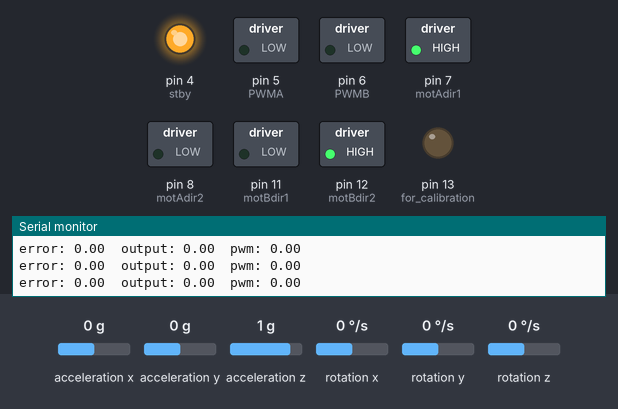
The sketch below on a simulated Arduino Uno, built with avr-gcc and run on an emulated ATmega328P. Shown: switched loads named in the sketch (green lamp = pin HIGH), output pins drawn as LEDs (lit = HIGH), the last lines printed to the serial monitor. Wiring (inferred from the names in the program): MPU-6050 motion sensor at I2C address 0x68. Inputs (shaded band) come from the test bench; at power-on: rotation y 0 °/s, acceleration x 0 g, acceleration z 1 g, acceleration y 0 g, rotation x 0 °/s, rotation z 0 °/s.

Above: at 5.9 s.
6.0 s: rotation y set to -2 °/s
At 7.2 s:
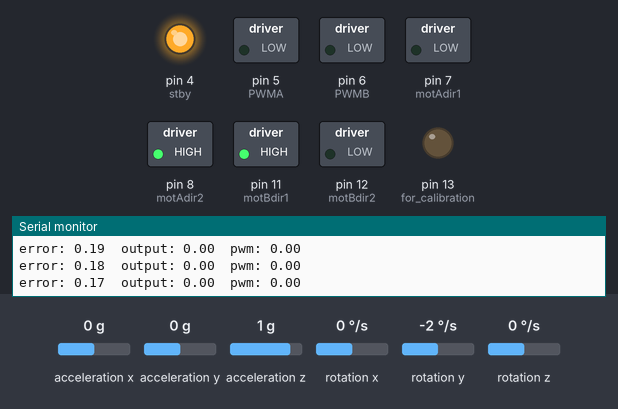
7.5 s: rotation y set to -192 °/s
At 7.9 s:
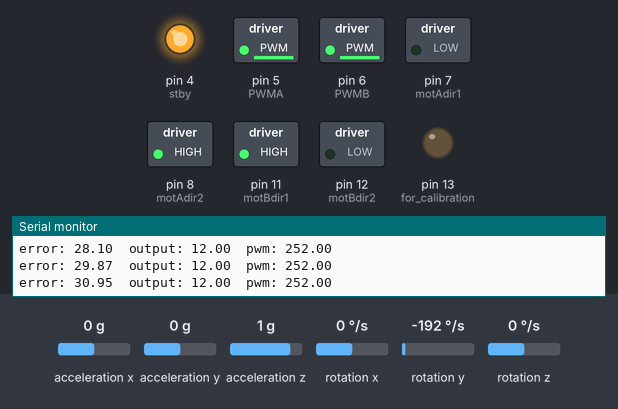
10.5 s: acceleration x set to -1.4 g
At 11.4 s:
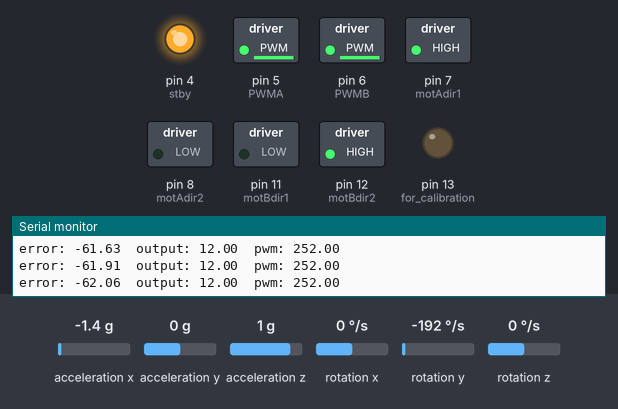
12.0 s: acceleration x set to 0.8 g
At 12.7 s:
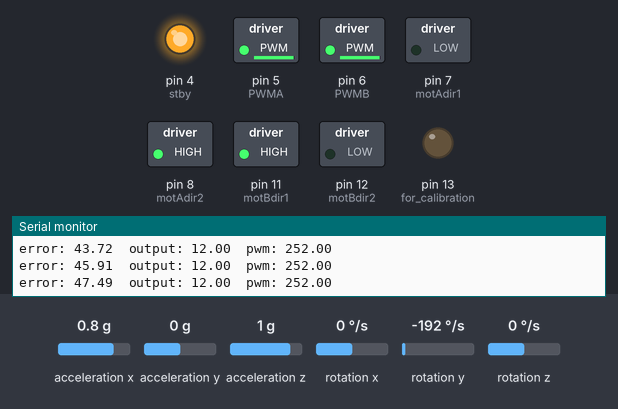
13.7 s: acceleration z set to -1.4 g
At 14.5 s:
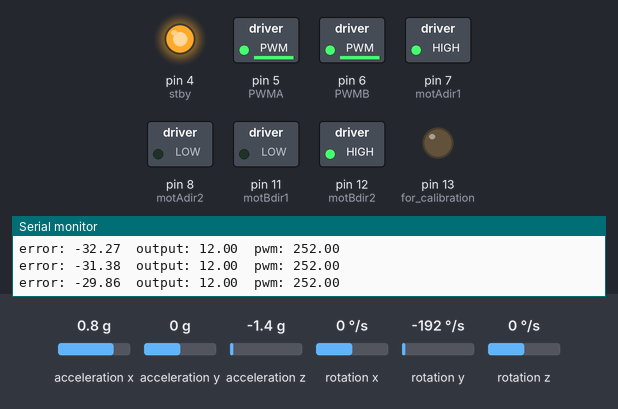
Timing chart, 0 to 17.0 s (numbered marks = the images above; inputs shaded):
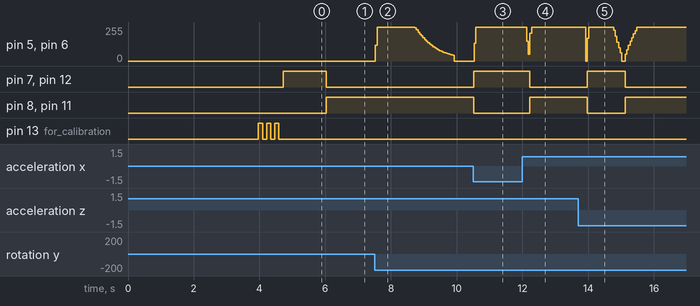

Measured:
- the behaviour switches between 0 and -1 °/s on rotation y (found by bisection; images 0 and 1)
- after the input at 6.0 s, pin 7 (motAdir1), pin 12 (motBdir2): HIGH → LOW at once; pin 8 (motAdir2), pin 11 (motBdir1): LOW → HIGH at once
- after the input at 7.5 s, pin 5 (PWMA), pin 6 (PWMB): rises from 0/255 to 252/255 in 0.05 s, then falls to 0/255 in 2.3 s
- after the input at 10.5 s, pin 5 (PWMA), pin 6 (PWMB): 0/255 → 252/255 at once; pin 7 (motAdir1), pin 12 (motBdir2): LOW → HIGH at once; pin 8 (motAdir2), pin 11 (motBdir1): HIGH → LOW at once
- after the input at 12.0 s, pin 5 (PWMA), pin 6 (PWMB): 252/255 → 150/255 after 0.12 s, → 52/255 0.05 s later, → 209/255 0.05 s later, → 252/255 0.05 s later; pin 7 (motAdir1), pin 12 (motBdir2): HIGH → LOW after 0.23 s; pin 8 (motAdir2), pin 11 (motBdir1): LOW → HIGH after 0.23 s
- after the input at 13.7 s, pin 7 (motAdir1), pin 12 (motBdir2): LOW → HIGH after 0.28 s, → LOW 1.1 s later; pin 8 (motAdir2), pin 11 (motBdir1): HIGH → LOW after 0.28 s, → HIGH 1.1 s later

The sketch:

BalanceBot.ino
```cpp
// (licence header left out)
#include <Wire.h> // for communication with IMU
#include <Kalman.h> // Source: https://github.com/TKJElectronics/KalmanFilter
// #include <PID_v1.h> // not implemented in the end, a homemade PID is used
#include <SimpleTimer.h>           // http://arduino.cc/playground/Code/SimpleTimer
SimpleTimer PIDtimer;

// Samplte Time Hz
const int sampleTime = 50; // milliseconds

/* IMU Variables */
double accX, accY, accZ;
//int16_t tempRaw; // for temperatures
double gyroX, gyroY, gyroZ;

double gyroXrate, gyroYrate;
double roll, pitch, dt;
uint32_t timer;

double gyroXangle, gyroYangle; // Angle calculate using the gyro only
double compAngleX, compAngleY; // Calculated angle using a complementary filter
double kalAngleX, kalAngleY; // Calculated angle using a Kalman filter

Kalman kalmanX; Kalman kalmanY; // Create the Kalman instances

/* calibration routine */
double neutralPos; // point of equilibrium calculated by calibrateSensor()
int samples = 1000; // number of data points to take. this is a pretty good number

/* Motor control pins */
//int pwmA=5, pwmB=6, stby=4; // pwm controls speed, stby allows motors to be used
//int motAdir1=7, motAdir2=8;
//int motBdir1=11, motBdir2=12;
// keep in mind that pin 13 is used for the built-in LED

/*Motor pins*/
int stby=4;
int PWMA=5, PWMB=6; //Speed control
int motAdir1=7, motAdir2=8;
int motBdir1=11, motBdir2=12;

/* PID Data */ // scrapped because using homemade stuff
//double Setpoint, Input, Output;
//double Kp=1, Ki=1, Kd=1; // initial values
//int pPot=0, iPot=1, dPot=2; // to adjust PID in real time
//PID myPID(&Input, &Output, &Setpoint,Kp,Ki,Kd, DIRECT);

/* new PID Variables */
float Kp=800, Ki=1, Kd=600; // initial values

void setup() {
  /* initialize motor pins */
  pinMode(stby, OUTPUT);
  pinMode(PWMA, OUTPUT);
  pinMode(motAdir1, OUTPUT);
  pinMode(motAdir2, OUTPUT);

  pinMode(PWMB, OUTPUT);
  pinMode(motBdir1, OUTPUT);
  pinMode(motBdir2, OUTPUT);
  //delay(10);

  Serial.begin(115200);
  pinMode(LED_BUILTIN, OUTPUT); // for calibration

  /* accelerometer/gyroscope setup */
  initMPUcomm(); // initializes I2C communication with MPU6050
  delay(100); // Wait for sensor to stabilize
  initKalman(); // initializes kalman filter
  timer = micros();
  calibrateSensor(); // waits for segway to be within +/- 5 degrees upright and then calculates a neutral position

  /* initialize PID stuff */ // ignore this, our own PID implementation is used
  //Input=roll; Setpoint=0; // this should become whatever we define at boot after calibration
  //myPID.SetMode(AUTOMATIC);

  /* new PID initialization */
  // we use neutralPos as the desired angle. it's calculated by calibrateSensor()

  /* initialize motors */ //currently for testing purposes, replace this when motor control is implemented
  /*digitalWrite(stby,HIGH);
  digitalWrite(motAdir1,HIGH);
  digitalWrite(motAdir2,LOW);
  digitalWrite(motBdir1,HIGH); // motors are physically wired backwards so coding is simpler
  digitalWrite(motBdir2,LOW);
  analogWrite(pwmA,100); analogWrite(pwmB,100);*/

  //Timer setup, runs PIDcontrol() every sampleTime. code in MotorControl.ino
  PIDtimer.setInterval(sampleTime, PIDcontrol);
  digitalWrite(stby,HIGH); // allows motor driver to control motors
}

void loop() {
  PIDtimer.run();  //Start clock

  /* Angle processing */
  getAccelAngle();

  gyroXrate = gyroX / 131.0; // Convert to deg/s
  gyroYrate = gyroY / 131.0; // Convert to deg/s

  getKalmanAngle();
  getCompAngle();

  // Reset the gyro angle when it has drifted too much
  if (gyroXangle < -180 || gyroXangle > 180)
    gyroXangle = kalAngleX;
  if (gyroYangle < -180 || gyroYangle > 180)
    gyroYangle = kalAngleY;

  /* PID adjustment */ // this is intended for adjustment during segway opetation
  // a value of 512 should correspond to the constants calculated in theory
  /*
  Kp = map(analogRead(pPot),0,1023,x,y);
  Ki = map(analogRead(iPot),0,1023,x,y);
  Kd = map(analogRead(dPot),0,1023,x,y);
  myPID.SetTunings(Kp, Ki, Kd);
  */

  /* Motor control */ // this was scrapped, we will be using a homemade implementation
  // motor needs to change direction based on angle!
  /*
  Input=roll;
  myPID.Compute();
  analogWrite(pwmPin,Output);
  Serial.println(Output);
  int motorSpeed=map(roll,0,90,00,200);
  analogWrite(pwmPin,motorSpeed);
  */

  /* Print Data */
  //printRawData(); Serial.print("\r\n");
  //printAngles(); Serial.print("\r\n");
  delay(2);
}
```

I2C.ino
```cpp
// (licence header left out)
const uint8_t IMUAddress = 0x68; // AD0 is logic low on the PCB
const uint16_t I2C_TIMEOUT = 1000; // Used to check for errors in I2C communication

uint8_t i2cWrite(uint8_t registerAddress, uint8_t data, bool sendStop) {
  return i2cWrite(registerAddress, &data, 1, sendStop); // Returns 0 on success
}

uint8_t i2cWrite(uint8_t registerAddress, uint8_t *data, uint8_t length, bool sendStop) {
  Wire.beginTransmission(IMUAddress);
  Wire.write(registerAddress);
  Wire.write(data, length);
  uint8_t rcode = Wire.endTransmission(sendStop); // Returns 0 on success
  if (rcode) {
    Serial.print(F("i2cWrite failed: "));
    Serial.println(rcode);
  }
  return rcode; // See: http://arduino.cc/en/Reference/WireEndTransmission
}

uint8_t i2cRead(uint8_t registerAddress, uint8_t *data, uint8_t nbytes) {
  uint32_t timeOutTimer;
  Wire.beginTransmission(IMUAddress);
  Wire.write(registerAddress);
  uint8_t rcode = Wire.endTransmission(false); // Don't release the bus
  if (rcode) {
    Serial.print(F("i2cRead failed: "));
    Serial.println(rcode);
    return rcode; // See: http://arduino.cc/en/Reference/WireEndTransmission
  }
  Wire.requestFrom(IMUAddress, nbytes, (uint8_t)true); // Send a repeated start and then release the bus after reading
  for (uint8_t i = 0; i < nbytes; i++) {
    if (Wire.available())
      data[i] = Wire.read();
    else {
      timeOutTimer = micros();
      while (((micros() - timeOutTimer) < I2C_TIMEOUT) && !Wire.available());
      if (Wire.available())
        data[i] = Wire.read();
      else {
        Serial.println(F("i2cRead timeout"));
        return 5; // This error value is not already taken by endTransmission
      }
    }
  }
  return 0; // Success
}
```

KalmanAngles.ino
```cpp
// (licence header left out)
#include <I2Cdev.h> // for IMU calibration in particular

#define RESTRICT_PITCH // Comment out to restrict roll to ±90deg instead - please read: http://www.freescale.com/files/sensors/doc/app_note/AN3461.pdf
#define X_REGISTER_OFFSET 0x06 // accel X register offset
#define Y_REGISTER_OFFSET 0x08 // accel Y register offset
#define Z_REGISTER_OFFSET 0x0A // accel Z register offset
#define X_VALUE_OFFSET -3565 // accel X offset value
#define Y_VALUE_OFFSET 250 // accel Y offset value
#define Z_VALUE_OFFSET 750 // accel Z offset value, not 100% perfect

uint8_t i2cData[14]; // Buffer for I2C data

void initMPUcomm(){ // initializes I2C communication with the MPU6050. Uses multiple I2C libraries.
  Wire.begin();
#if ARDUINO >= 157
  Wire.setClock(400000UL); // Set I2C frequency to 400kHz
#else
  TWBR = ((F_CPU / 400000UL) - 16) / 2; // Set I2C frequency to 400kHz
#endif

  i2cData[0] = 7; // Set the sample rate to 1000Hz - 8kHz/(7+1) = 1000Hz
  i2cData[1] = 0x00; // Disable FSYNC and set 260 Hz Acc filtering, 256 Hz Gyro filtering, 8 KHz sampling
  i2cData[2] = 0x00; // Set Gyro Full Scale Range to ±250deg/s
  i2cData[3] = 0x00; // Set Accelerometer Full Scale Range to ±2g
  while (i2cWrite(0x19, i2cData, 4, false)); // Write to all four registers at once
  while (i2cWrite(0x6B, 0x01, true)); // PLL with X axis gyroscope reference and disable sleep mode

  while (i2cRead(0x75, i2cData, 1));
  if (i2cData[0] != 0x68) { // Read "WHO_AM_I" register
    Serial.print(F("Error reading sensor"));
    while(1)
      ;
  }

  // calibration based on horizontal
  I2Cdev::writeWord(IMUAddress, X_REGISTER_OFFSET, X_VALUE_OFFSET);
  I2Cdev::writeWord(IMUAddress, Y_REGISTER_OFFSET, Y_VALUE_OFFSET);
  I2Cdev::writeWord(IMUAddress, Z_REGISTER_OFFSET, Z_VALUE_OFFSET);
}

void initKalman(){ // initializes the kalman filter
  /* Set kalman and gyro starting angle */
  while (i2cRead(0x3B, i2cData, 6));
  accX = (int16_t)((i2cData[0] << 8) | i2cData[1]);
  accY = (int16_t)((i2cData[2] << 8) | i2cData[3]);
  accZ = (int16_t)((i2cData[4] << 8) | i2cData[5]);

  getAccelAngle();

  kalmanX.setAngle(roll); // Set starting angle
  kalmanY.setAngle(pitch);
  gyroXangle = roll;
  gyroYangle = pitch;
  compAngleX = roll;
  compAngleY = pitch;
}

void getMPUdata(){ // obtains accel/gyro data from the MPU6050
  /* Update all the values */
  while (i2cRead(0x3B, i2cData, 14))
    ;
  accX = (int16_t)((i2cData[0] << 8) | i2cData[1]);
  accY = (int16_t)((i2cData[2] << 8) | i2cData[3]);
  accZ = (int16_t)((i2cData[4] << 8) | i2cData[5]);
  //tempRaw = (int16_t)((i2cData[6] << 8) | i2cData[7]); // for temperatures
  gyroX = (int16_t)((i2cData[8] << 8) | i2cData[9]);
  gyroY = (int16_t)((i2cData[10] << 8) | i2cData[11]);
  gyroZ = (int16_t)((i2cData[12] << 8) | i2cData[13]);
}

void getAccelAngle(){ // calculates the angle directly from the accelerometer
  getMPUdata();
  dt = (double)(micros() - timer) / 1000000; // Calculate delta time
  timer = micros();
  // Source: http://www.freescale.com/files/sensors/doc/app_note/AN3461.pdf eq. 25 and eq. 26
  // atan2 outputs the value of -π to π (radians) - see http://en.wikipedia.org/wiki/Atan2
  // It is then converted from radians to degrees
#ifdef RESTRICT_PITCH // Eq. 25 and 26
  roll  = atan2(accY, accZ) * RAD_TO_DEG;
  pitch = atan(-accX / sqrt(accY * accY + accZ * accZ)) * RAD_TO_DEG;
#else // Eq. 28 and 29
  roll  = atan(accY / sqrt(accX * accX + accZ * accZ)) * RAD_TO_DEG;
  pitch = atan2(-accX, accZ) * RAD_TO_DEG;
#endif
}

void getKalmanAngle(){ // calculates the angle using a kalman filter with inputs from external variables gyroXrate/gyroYrate
#ifdef RESTRICT_PITCH
  // This fixes the transition problem when the accelerometer angle jumps between -180 and 180 degrees
  if ((roll < -90 && kalAngleX > 90) || (roll > 90 && kalAngleX < -90)) {
    kalmanX.setAngle(roll);
    compAngleX = roll;
    kalAngleX = roll;
    gyroXangle = roll;
  }
  else
    kalAngleX = kalmanX.getAngle(roll, gyroXrate, dt); // Calculate the angle using a Kalman filter

  if (abs(kalAngleX) > 90)
    gyroYrate = -gyroYrate; // Invert rate, so it fits the restriced accelerometer reading
  kalAngleY = kalmanY.getAngle(pitch, gyroYrate, dt);
#else
  // This fixes the transition problem when the accelerometer angle jumps between -180 and 180 degrees
  if ((pitch < -90 && kalAngleY > 90) || (pitch > 90 && kalAngleY < -90)) {
    kalmanY.setAngle(pitch);
    compAngleY = pitch;
    kalAngleY = pitch;
    gyroYangle = pitch;
  }
  else
    kalAngleY = kalmanY.getAngle(pitch, gyroYrate, dt); // Calculate the angle using a Kalman filter

  if (abs(kalAngleY) > 90)
    gyroXrate = -gyroXrate; // Invert rate, so it fits the restriced accelerometer reading
  kalAngleX = kalmanX.getAngle(roll, gyroXrate, dt); // Calculate the angle using a Kalman filter
#endif

  gyroXangle += gyroXrate * dt; // Calculate gyro angle without any filter
  gyroYangle += gyroYrate * dt;
  //gyroXangle += kalmanX.getRate() * dt; // Calculate gyro angle using the unbiased rate
  //gyroYangle += kalmanY.getRate() * dt;
}

void getCompAngle(){ // calculates the angle using a complementary filter with inputs from external variables gyroXrate/gyroYrate
  compAngleX = 0.93 * (compAngleX + gyroXrate * dt) + 0.07 * roll; // Calculate the angle using a Complimentary filter
  compAngleY = 0.93 * (compAngleY + gyroYrate * dt) + 0.07 * pitch;
}

void calibrateSensor(){ // waits for segway to be within +/- 5 degrees upright and then calculates a neutral position
  while(abs(pitch)>5) getAccelAngle(); // wait for bot to be upright
  neutralPos=pitch;
  for (int i=0;i<samples;i++){
    getAccelAngle();
    neutralPos += pitch;
    neutralPos /= 2;
    Serial.print("pitch: ");Serial.print(pitch);Serial.print("\t");
    Serial.print("average: ");Serial.println(neutralPos);
    delay(2);
  }
  // blinks to alert user that calibration is complete
  int blinkTime = 125;
  digitalWrite(LED_BUILTIN, HIGH); delay(blinkTime);
  digitalWrite(LED_BUILTIN, LOW); delay(blinkTime);
  digitalWrite(LED_BUILTIN, HIGH); delay(blinkTime);
  digitalWrite(LED_BUILTIN, LOW); delay(blinkTime);
  digitalWrite(LED_BUILTIN, HIGH); delay(blinkTime);
  digitalWrite(LED_BUILTIN, LOW); delay(blinkTime);
}
void printRawData(){
  //Serial.print(accX); Serial.print("\t");
  Serial.print("accY raw: "); Serial.print(accY); Serial.print("\t");
  //Serial.print(accZ); Serial.print("\t");

  //Serial.print(gyroX); Serial.print("\t");
  Serial.print("gyroY raw: "); Serial.print(gyroY); Serial.print("\t");
  //Serial.print(gyroZ); Serial.print("\t");

  Serial.print("\t");
}

void printAngles(){
  //Serial.print(roll); Serial.print("\t");
  //Serial.print(gyroXangle); Serial.print("\t");
  //Serial.print(compAngleX); Serial.print("\t");
  //Serial.print(kalAngleX); Serial.print("\t");

  //Serial.print("\t");

  Serial.print("Accel: "); Serial.print(pitch); Serial.print("\t");
  Serial.print("Gyro: "); Serial.print(gyroYangle); Serial.print("\t");
  Serial.print("Comp: "); Serial.print(compAngleY); Serial.print("\t");
  Serial.print("Kalman: "); Serial.print(kalAngleY); Serial.print("\t");
}
```

MotorControl.ino
```cpp
// (licence header left out)
/*error variables*/
volatile float output = 0;
volatile float error = 0;
volatile float errorSum = 0;
volatile float previousError = 0;

/*Battery Voltage*/
int batteryV = 12;

void PIDcontrol(){

  //error
  error = neutralPos - kalAngleY;
  errorSum = errorSum+error;
  //Serial.print("error: ");
  //Serial.println(error);

  //Set motor direction
  if (error > 0){
    //Clockwise
    digitalWrite(motAdir1, LOW);
    digitalWrite(motAdir2, HIGH);
    digitalWrite(motBdir1, HIGH);
    digitalWrite(motBdir2, LOW);
    //Serial.println("positive error");
  }
  else{
    //counter Clockwise
    digitalWrite(motAdir1, HIGH);
    digitalWrite(motAdir2, LOW);
    digitalWrite(motBdir1, LOW);
    digitalWrite(motBdir2, HIGH);
  }

  //Output
  Serial.print("error: ");Serial.print(error);Serial.print("\t");
  output = Kp*error + Ki*errorSum + Kd*(error - previousError);
  output=abs(output)/1000;
  if (output>12) output=12;
  if (output<2) output=0;
  Serial.print("output: ");Serial.print(output);Serial.print("\t");
  float pwmSignal = (255/batteryV)*output;
  analogWrite(PWMA,pwmSignal);
  analogWrite(PWMB,pwmSignal);
  Serial.print("pwm: ");Serial.println(pwmSignal);
  //Reset error
  previousError = error;
}
```
